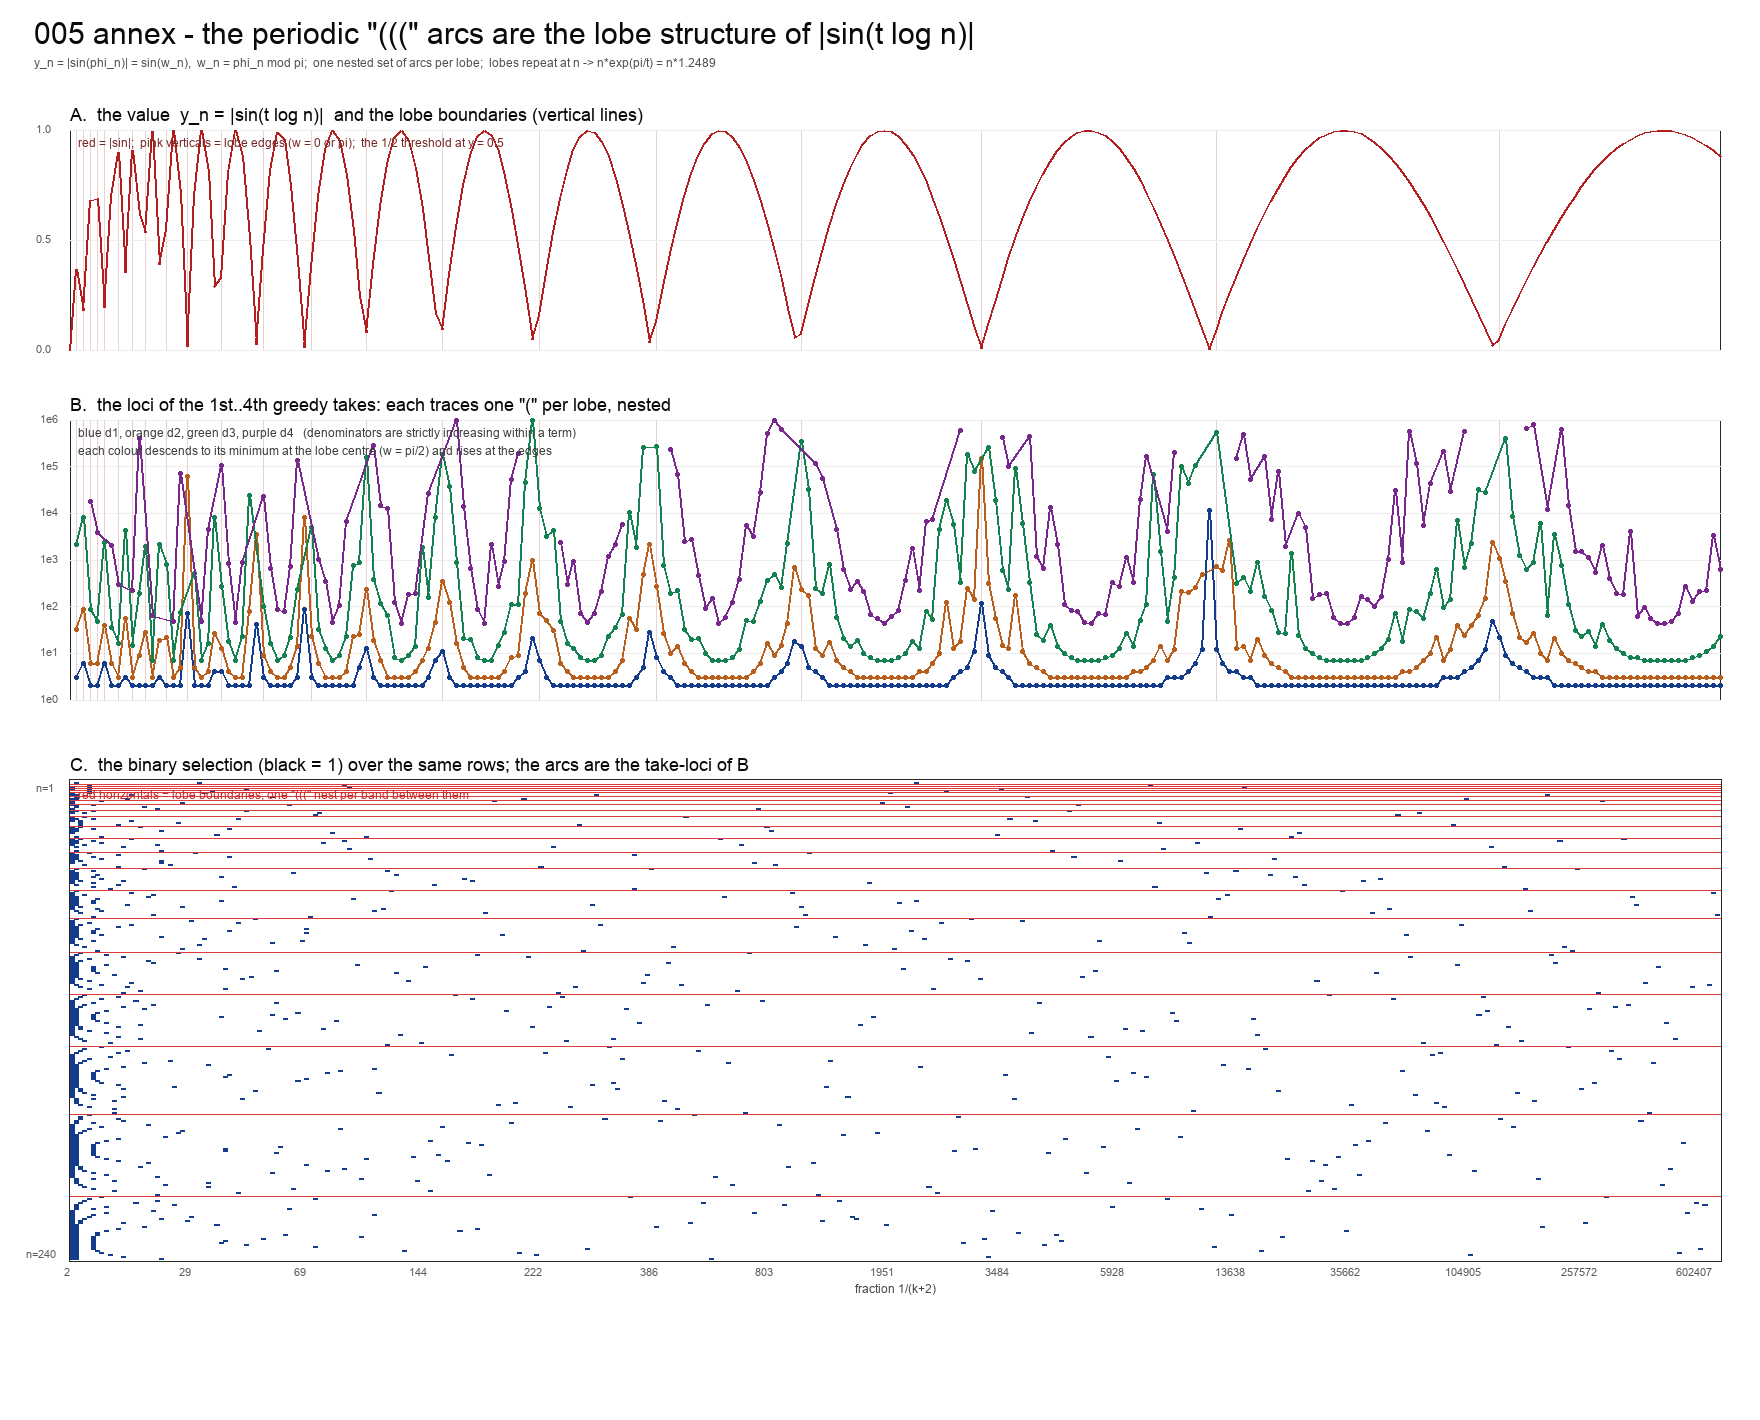

The script that saved this image:
#!/usr/bin/env python3
"""
005 (annex) - why the binary selection shows periodic "(((" arcs.

The arcs are the lobe structure of the phase.  With phi_n = t log n and
w_n = phi_n mod pi, the value is exactly

    y_n = |sin(phi_n)| = sin(w_n),        w_n in [0, pi),

because |sin| has period pi.  A "lobe" is one traversal of w from 0 to pi: y rises
from 0 to 1 and falls back to 0.  Within one lobe the greedy first denominator is

    d1 = max(2, ceil(1/sin w)),

which is huge at the lobe edges (y -> 0) and 2 at the lobe centre (w = pi/2).  The
second take removes 1/d1 and its denominator d2 traces the same shape shifted right;
d3 the same again.  Hence one nested set of "(" arcs per lobe, and the whole pattern
repeats once per lobe.

Lobes are periodic in log n, not in n:  t log n advances by pi when n is multiplied by
exp(pi/t) = 1.2489..., so on a linear n axis the pattern stretches ("periodic" only up
to the geometric spacing).

Run with the bundled runtime python; writes arcs_explained.png next to this file.
"""
import math, os
import numpy as np
from PIL import Image, ImageDraw, ImageFont
from collections import Counter

HERE = os.path.dirname(os.path.abspath(__file__))
GAMMA1 = 14.134725141734693790457251983562470270784257115699
KMAX = 10**6
N = 240


def greedy_support(x, Kmax=KMAX):
    r, k, A = float(x), 0, []
    if r <= 0:
        return A
    while k < Kmax:
        if r < 1.0 / (Kmax + 2):
            break
        kk = int(math.ceil(1.0 / r)) - 2
        if kk < k:
            kk = k
        if kk >= Kmax:
            break
        a = 1.0 / (kk + 2)
        if r >= a - 1e-15:
            A.append(kk); r -= a; k = kk + 1
        else:
            k = kk + 1
    return A


t = GAMMA1
ns = np.arange(1, N + 1, dtype=float)
ph = t * np.log(ns)
w = np.mod(ph, math.pi)
y = np.abs(np.sin(ph))

A = [greedy_support(yi) for yi in y]
den = [[k + 2 for k in a] for a in A]
union = sorted(set(k for a in A for k in a))
LOBES = int(ph[-1] // math.pi) - int(ph[0] // math.pi)
PERIOD = math.exp(math.pi / t)

# lobe boundaries (w wraps): row index where floor(ph/pi) changes
lo = (ph // math.pi).astype(int)
bounds = [i + 1 for i in range(1, N) if lo[i] != lo[i - 1]]

def pred_d1(wi):
    s = math.sin(wi)
    if s <= 1.0 / (KMAX + 2):
        return None
    return max(2, math.ceil(1.0 / s))


print("t = %.15f   terms n = 1..%d" % (t, N))
print("lobes spanned: %d   geometric period n -> n*%.6f" % (LOBES, PERIOD))
_ok = True
for i in range(N):
    p = pred_d1(w[i])
    if not den[i]:
        if p is not None:
            _ok = False
    elif p != den[i][0]:
        _ok = False
print("check: d1 = max(2, ceil(1/sin w)) for every non-empty term:", _ok)
print("check: greedy denominators strictly increase:",
      all(all(den[i][j] < den[i][j + 1] for j in range(len(den[i]) - 1)) for i in range(N)))
print("first four denominators for n = 40..52 (the arcs):")
for i in range(39, 52):
    print("  n=%3d  w=%.4f  y=%.4f  d = %s" % (i + 1, w[i], y[i], den[i][:5]))

# ------------------------------------------------------------------ figure
FONT = "/System/Library/Fonts/Supplemental/Arial.ttf"
def F(s):
    try:
        return ImageFont.truetype(FONT, s)
    except Exception:
        return ImageFont.load_default()
f10, f11, f12, f14, f16, f26 = F(11), F(12), F(13), F(16), F(18), F(30)

W, H = 1760, 1420
img = Image.new("RGB", (W, H), (255, 255, 255))
d = ImageDraw.Draw(img)
d.text((34, 16), "005 annex - the periodic \"(((\" arcs are the lobe structure of |sin(t log n)|", font=f26, fill=(10, 10, 10))
d.text((34, 56), "y_n = |sin(phi_n)| = sin(w_n),  w_n = phi_n mod pi;  one nested set of arcs per lobe;  lobes repeat at n -> n*exp(pi/t) = n*%.4f" % PERIOD,
       font=f11, fill=(80, 80, 80))

L, R = 70, 40
PW = W - L - R

def cellcol(v):
    return (20, 60, 140) if v else (255, 255, 255)

# A. y_n vs n
ax, ay, aw, ah = L, 130, PW, 220
d.rectangle([ax, ay, ax + aw, ay + ah], outline=(40, 40, 40))
d.text((ax, ay - 26), "A.  the value  y_n = |sin(t log n)|  and the lobe boundaries (vertical lines)", font=f16, fill=(10, 10, 10))
lx = lambda n: ax + (n - 1) / (N - 1) * aw
ly = lambda v: ay + ah - v * ah
for b in bounds:
    d.line([lx(b), ay, lx(b), ay + ah], fill=(235, 210, 210))
for v in [0, 0.5, 1.0]:
    d.line([ax, ly(v), ax + aw, ly(v)], fill=(238, 238, 238))
    d.text((ax - 34, ly(v) - 7), "%.1f" % v, font=f10, fill=(90, 90, 90))
pts = [(lx(ns[i]), ly(y[i])) for i in range(N)]
for i in range(N - 1):
    d.line([pts[i], pts[i + 1]], fill=(180, 30, 30), width=2)
d.text((ax + 8, ay + 6), "red = |sin|;  pink verticals = lobe edges (w = 0 or pi);  the 1/2 threshold at y = 0.5", font=f11, fill=(120, 40, 40))

# B. denominators d1..d4 vs n on a log axis
bx, by, bw, bh = L, 420, PW, 280
d.rectangle([bx, by, bx + bw, by + bh], outline=(40, 40, 40))
d.text((bx, by - 26), "B.  the loci of the 1st..4th greedy takes: each traces one \"(\" per lobe, nested", font=f16, fill=(10, 10, 10))
lyd = lambda dd: by + bh - (math.log10(max(dd, 2)) / 6.0) * bh
for dec in range(0, 7):
    yy = by + bh - dec / 6.0 * bh
    d.line([bx, yy, bx + bw, yy], fill=(238, 238, 238))
    d.text((bx - 30, yy - 7), "1e%d" % dec, font=f10, fill=(90, 90, 90))
for b in bounds:
    d.line([lx(b), by, lx(b), by + bh], fill=(235, 210, 210))
cols = [(20, 60, 140), (185, 95, 30), (20, 130, 80), (120, 40, 140)]
for j in range(4):
    seq = [(lx(ns[i]), lyd(den[i][j])) for i in range(N) if len(den[i]) > j]
    for i in range(len(seq) - 1):
        if abs(seq[i + 1][0] - seq[i][0]) < 40:
            d.line([seq[i], seq[i + 1]], fill=cols[j], width=2)
    for p in seq:
        d.ellipse([p[0] - 2, p[1] - 2, p[0] + 2, p[1] + 2], fill=cols[j])
d.text((bx + 8, by + 6), "blue d1, orange d2, green d3, purple d4   (denominators are strictly increasing within a term)", font=f11, fill=(60, 60, 60))
d.text((bx + 8, by + 24), "each colour descends to its minimum at the lobe centre (w = pi/2) and rises at the edges", font=f11, fill=(60, 60, 60))

# C. the binary matrix
cx, cy, cw, ch = L, 780, PW, 480
d.rectangle([cx - 1, cy - 1, cx + cw + 1, cy + ch + 1], outline=(40, 40, 40))
d.text((cx, cy - 26), "C.  the binary selection (black = 1) over the same rows; the arcs are the take-loci of B", font=f16, fill=(10, 10, 10))
colw = cw / len(union)
rowh = ch / N
idx = {k: j for j, k in enumerate(union)}
for i in range(N):
    for k in A[i]:
        j = idx[k]
        d.rectangle([cx + j * colw, cy + i * rowh, cx + (j + 1) * colw - 0.2, cy + (i + 1) * rowh - 0.2],
                    fill=(20, 60, 140))
for b in bounds:
    d.line([cx, cy + b * rowh, cx + cw, cy + b * rowh], fill=(220, 60, 60))
d.text((cx - 34, cy + 2), "n=1", font=f10, fill=(90, 90, 90))
d.text((cx - 44, cy + ch - 12), "n=%d" % N, font=f10, fill=(90, 90, 90))
step = max(1, len(union) // 14)
for j in range(0, len(union), step):
    d.text((cx + j * colw - 6, cy + ch + 6), "%d" % (union[j] + 2), font=f10, fill=(90, 90, 90))
d.text((cx + cw / 2 - 40, cy + ch + 22), "fraction 1/(k+2)", font=f11, fill=(70, 70, 70))
d.text((cx + 8, cy + 8), "red horizontals = lobe boundaries; one \"(((\" nest per band between them", font=f11, fill=(200, 40, 40))

out = os.path.join(HERE, "arcs_explained.png")
img.save(out)
print("\nfigure written to", out)
